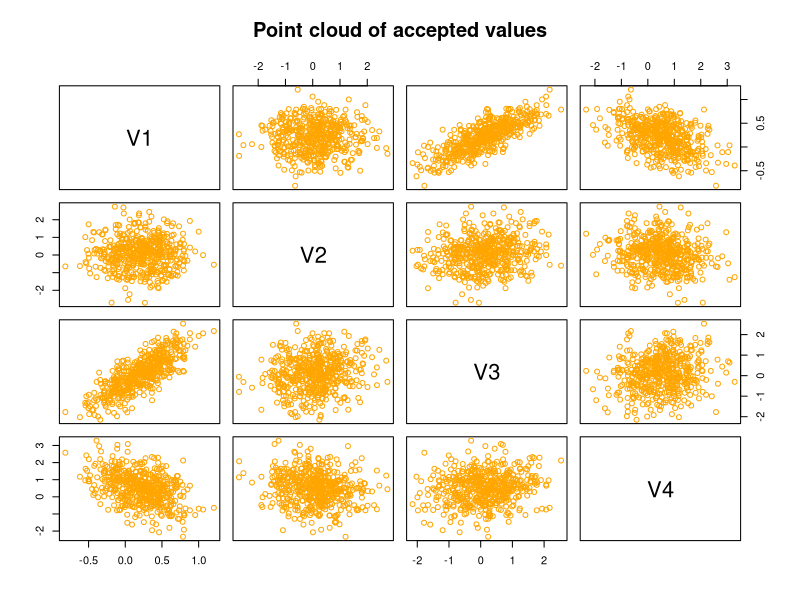

Recreate this plot in R.
# Team Members:

# Animesh Sharma                - as3592
# Wanying Mo                    - wm318
# Yaniv Bronshtein              - yb262
# Venkata Krishnam Raju Dalta   - vkd20
# Vipul Gharde                  - vig4
# Aditya Maheshwari             - am2971
# Toshitt Ahuja                 - ta498
# Fan Shen                      - fs470

library("mvtnorm")

dimensions = 4
num_samples = 1000
burn_in_threshold = 500

# Create a multivariate normal distribution f with some parameters
f_means = runif(dimensions)
f_cov = diag(dimensions)
f = function (x) {
	return (dmvnorm(x, f_means, f_cov))
}

# Create a multivariate normal proposal distribution
means = runif(dimensions)
covariance_matrix = diag(dimensions)
# Initialize previous with a random value
previous = rmvnorm(1, mean = means, sigma = covariance_matrix)
# Create an empty data frame to store the accepted values in
df = data.frame(matrix(ncol = dimensions, nrow = 0))

# Iterate till we have data points equal to the number of samples needed
for(i in 1 : num_samples + burn_in_threshold){
	# Continue this iteration till we accept a value from the proposal distribution
	while(TRUE) {
		# Generate a random value from proposal distribution
		current = rmvnorm(1, mean = means, sigma = covariance_matrix)
		# Calculate alpha using the current and previous values
		numerator = f(current) * dmvnorm(previous, means, covariance_matrix) 
		denominator = f(previous) * dmvnorm(current, means, covariance_matrix) 
		alpha = numerator / denominator
		# Check if the current value is feasible
		if (runif(1) < min(alpha, 1)) {
			# Append the current value in data frame
			df = rbind(df, current)
			# Update the means and covariance matrix once we have sufficient accepted values
			if(i > burn_in_threshold + dimensions) {
				covariance_matrix = cov(df)
				means = colMeans(df)
			}
			# Update the value of previous to current if current is feasible
			previous = current
			# Move onto the next iteration
			break
		}
	}
}

# Remove burn-in values from the list of accepted values
df = df[-c(1 : burn_in_threshold), ]

# Print the accepted values
print(head(df, 25))
# Plot a graph of the accepted values
plot(
	df, 
	col="orange",
	main="Point cloud of accepted values"
)
# Estimated means of accepted samples
print(colMeans(df))
# Original means used for f
print(f_means)
# Estimated covariance matrix of accepted samples
print(cov(df))
# Original covariance matrix used for f
print(f_cov)
